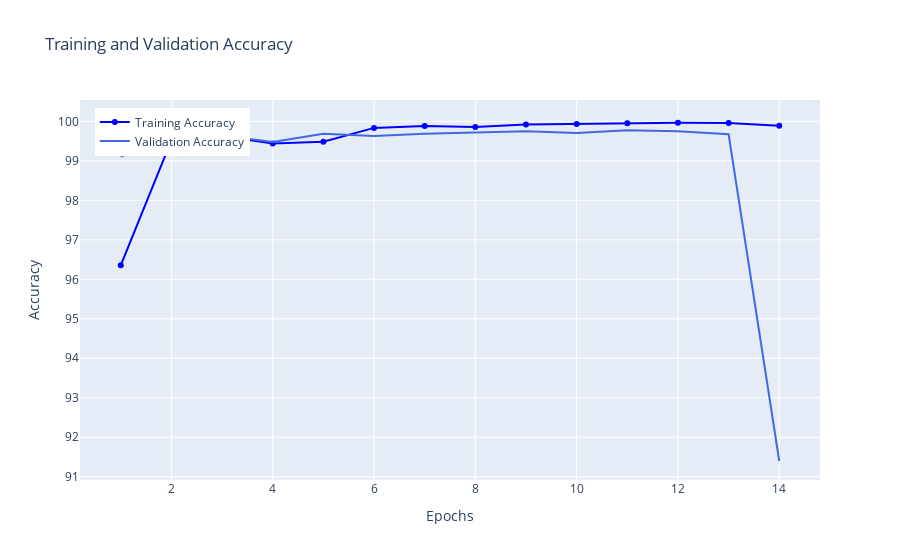

Notebook code for this chart:
### Code cell
# Create interactive line chart for accuracy
fig = go.Figure()

for y, name, color, mode in [(acc, 'Training Accuracy', 'blue', 'lines+markers'),
                             (val_acc, 'Validation Accuracy', 'royalblue', 'lines')]:
    fig.add_trace(go.Scatter(x=epochs, y=y, mode=mode, name=name, line=dict(color=color)))

fig.update_layout(
    title='Training and Validation Accuracy',
    xaxis_title='Epochs',
    yaxis_title='Accuracy',
    legend=dict(x=0.02, y=0.98)
)

fig.show()

### Figure 1 — Plotly figure (JSON) as saved in the notebook; plotly's stock layout.template omitted (floating-point values rounded to 4 significant figures)
{"data": [{"line": {"color": "blue"}, "mode": "lines+markers", "name": "Training Accuracy", "type": "scatter", "x": [1, 2, 3, 4, 5, 6, 7, 8, 9, 10, 11, 12, 13, 14], "y": [96.35, 99.52, 99.63, 99.44, 99.48, 99.83, 99.88, 99.86, 99.92, 99.94, 99.95, 99.96, 99.96, 99.89]}, {"line": {"color": "royalblue"}, "mode": "lines", "name": "Validation Accuracy", "type": "scatter", "x": [1, 2, 3, 4, 5, 6, 7, 8, 9, 10, 11, 12, 13, 14], "y": [99.11, 99.57, 99.64, 99.48, 99.69, 99.63, 99.69, 99.72, 99.75, 99.7, 99.78, 99.75, 99.67, 91.4]}], "layout": {"legend": {"x": 0.02, "y": 0.98}, "title": {"text": "Training and Validation Accuracy"}, "xaxis": {"title": {"text": "Epochs"}}, "yaxis": {"title": {"text": "Accuracy"}}}}
